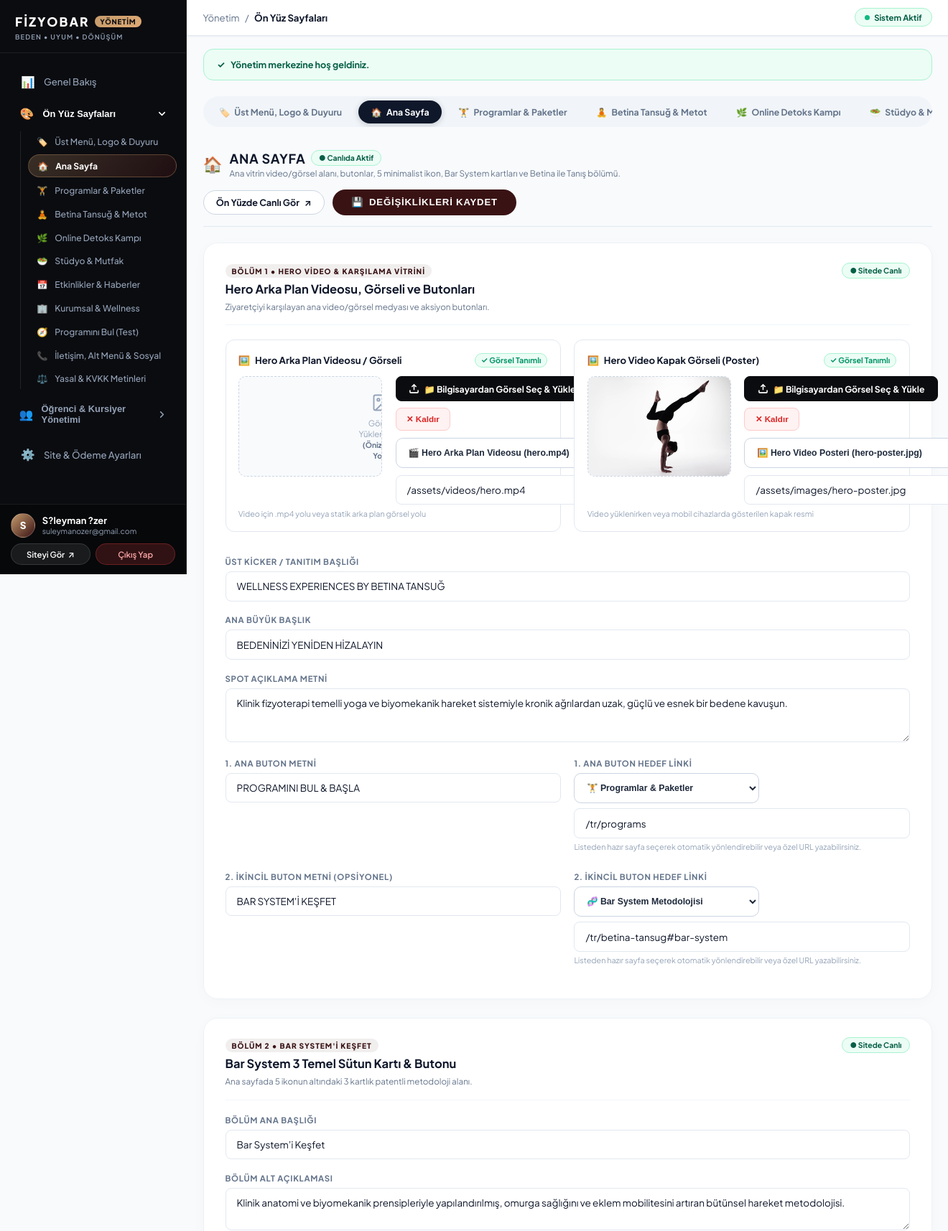
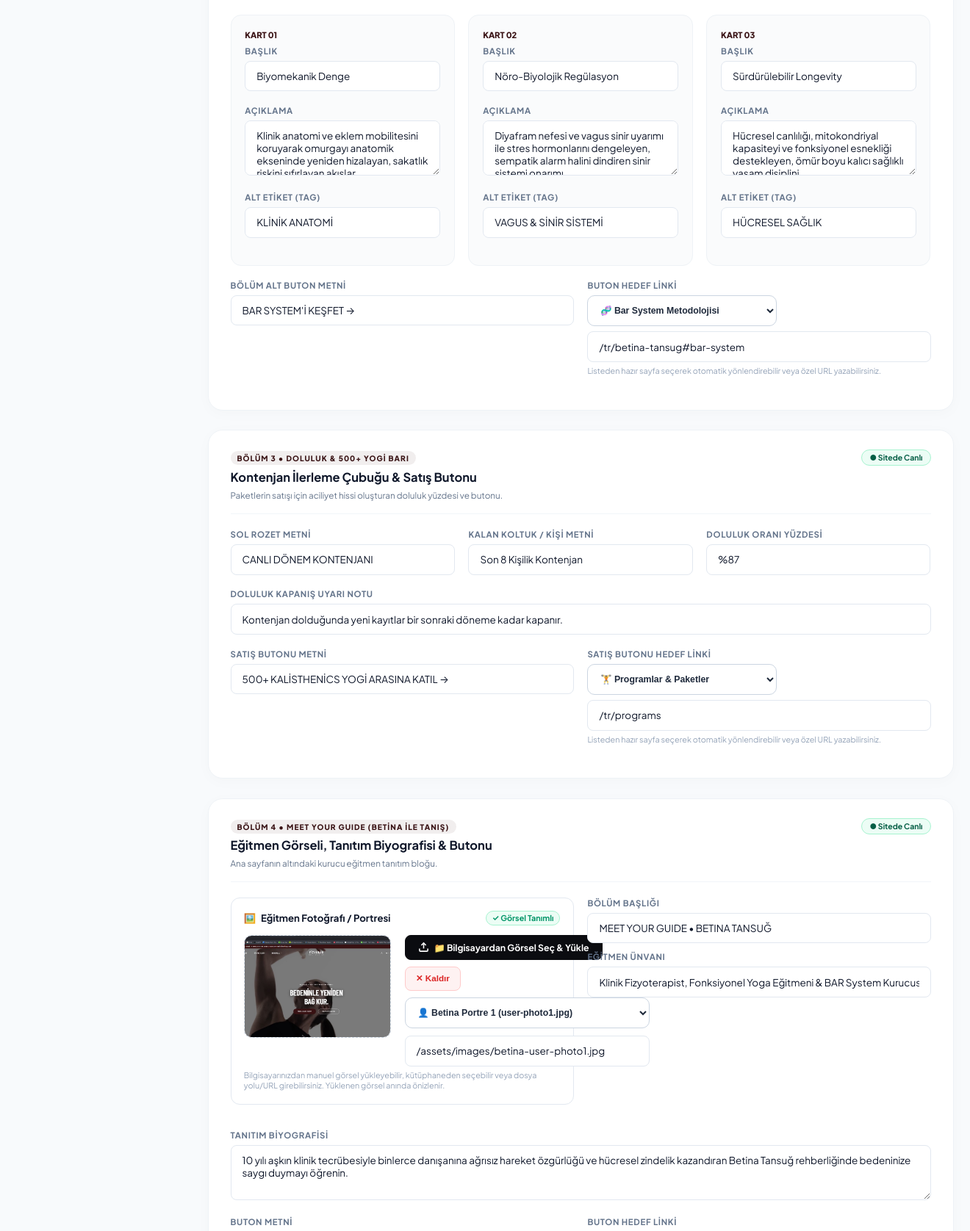
The app's page /en/xpanel/pages?tab=home (signed in, upper part) with its own data (2 pictures, top to bottom).
### tables this page shows
CREATE TABLE `users` (
  `id` int(10) unsigned NOT NULL AUTO_INCREMENT,
  `full_name` varchar(150) NOT NULL,
  `email` varchar(191) NOT NULL,
  `phone` varchar(50) DEFAULT NULL,
  `password_hash` varchar(255) NOT NULL,
  `role` enum('admin','student') NOT NULL DEFAULT 'student',
  `status` enum('active','inactive','suspended') NOT NULL DEFAULT 'active',
  `created_at` datetime NOT NULL DEFAULT current_timestamp(),
  `updated_at` datetime NOT NULL DEFAULT current_timestamp() ON UPDATE current_timestamp(),
  PRIMARY KEY (`id`),
  UNIQUE KEY `email` (`email`)
);

### app/Controllers/Controller.php (called while the page is built, shortened)
<?php
abstract class Controller
{
    protected function render(string $view, array $data = [], bool $withLayout = true): void
    {
        View::render($view, $data, $withLayout);
    }
}

### app/Controllers/XpanelController.php (called while the page is built, shortened)
<?php
class XpanelController extends Controller
{
    public function pages(): void
    {
        $pages = Database::query("SELECT * FROM site_pages ORDER BY id ASC");
        $pageData = [];
        foreach ($pages as $p) {
            $pageData[$p['page_key']] = [
                'id' => $p['id'],
                'title' => $p['page_title'],
                'data' => json_decode($p['data_json'] ?? '{}', true) ?: [],
                'updated_at' => $p['updated_at']
            ];
        }
        $flash = Session::getFlash('xpanel_msg');
        $activeTab = (string)($this->input('tab') ?: 'home');
        $this->render('pages/xpanel/pages', [
            'metaTitle' => 'Ön Yüz Sayfaları',
            'pages' => $pageData,
            'activeTab' => $activeTab,
            'flash' => $flash
        ], false);
    }
}

### index.php (called while the page is built, shortened)
<?php
require_once __DIR__ . '/core/helpers.php';
Router::dispatch();

### core/helpers.php (called while the page is built, shortened)
<?php
if (!function_exists('e')) {
    function e(?string $value): string
    {
        return Security::escape($value);
    }
}
if (!function_exists('url')) {
    function url(string $path = '', ?string $lang = null): string
    {
        return Router::url($path, $lang);
    }
}
if (!function_exists('asset')) {
    function asset(string $path): string
    {
        $base = Router::getBasePath();
        $cleanPath = ltrim($path, '/');
        $fullPath = __DIR__ . '/../' . $cleanPath;
        $version = file_exists($fullPath) ? filemtime($fullPath) : 1;
        $url = ($base === '') ? "/{$cleanPath}" : "{$base}/{$cleanPath}";
        return "{$url}?v={$version}";
    }
}

### core/Language.php (called while the page is built, shortened)
<?php
class Language
{
    private static string $currentLang = 'tr';
    private static array $supportedLangs = ['tr', 'en'];
    public static function init(?string $requestedLang = null): void
    {
        $defaultLang = (string) Env::get('APP_DEFAULT_LANG', 'tr');
        if ($requestedLang && in_array($requestedLang, self::$supportedLangs, true)) {
            self::$currentLang = $requestedLang;
        } elseif (Session::has('_lang') && in_array(Session::get('_lang'), self::$supportedLangs, true)) {
            self::$currentLang = Session::get('_lang');
        } elseif (isset($_COOKIE['fizyo_lang']) && in_array($_COOKIE['fizyo_lang'], self::$supportedLangs, true)) {
            self::$currentLang = $_COOKIE['fizyo_lang'];
        } else {
            self::$currentLang = self::detectBrowserLanguage($defaultLang);
        }
    }
    public static function current(): string
    {
        return self::$currentLang;
    }
    public static function getSupported(): array
    {
        return self::$supportedLangs;
    }
}

### core/Database.php (called while the page is built, shortened)
<?php
class Database
{
    private static ?PDO $instance = null;
    public static function getConnection(): ?PDO
    {
        if (self::$instance !== null) {
            return self::$instance;
        }
        $host = (string) Env::get('DB_HOST', '127.0.0.1');
        $port = (string) Env::get('DB_PORT', '3306');
        $dbname = (string) Env::get('DB_DATABASE', 'fizyobar_db');
        $username = (string) Env::get('DB_USERNAME', 'root');
        $password = (string) Env::get('DB_PASSWORD', '');
        $charset = (string) Env::get('DB_CHARSET', 'utf8mb4');
        $collation = (string) Env::get('DB_COLLATION', 'utf8mb4_unicode_ci');
        $dsn = "mysql:host={$host};port={$port};dbname={$dbname};charset={$charset}";
        $options = [
            PDO::ATTR_ERRMODE            => PDO::ERRMODE_EXCEPTION,
            PDO::ATTR_DEFAULT_FETCH_MODE => PDO::FETCH_ASSOC,
            PDO::ATTR_EMULATE_PREPARES   => false,
            PDO::MYSQL_ATTR_INIT_COMMAND => "SET NAMES '{$charset}' COLLATE '{$collation}'",
        ];
        try {
            self::$instance = new PDO($dsn, $username, $password, $options);
            return self::$instance;
        } catch (PDOException $e) {
            $prodHost = Env::get('PROD_DB_HOST');
            $prodDb = Env::get('PROD_DB_DATABASE');
            $prodUser = Env::get('PROD_DB_USERNAME');
            $prodPass = Env::get('PROD_DB_PASSWORD');
            if ($prodHost && $prodDb && $prodUser) {
                try {
                    $prodDsn = "mysql:host={$prodHost};port={$port};dbname={$prodDb};charset={$charset}";
                    self::$instance = new PDO($prodDsn, (string)$prodUser, (string)$prodPass, $options);
                    return self::$instance;
                } catch (PDOException $pe) {
                }
            }
            self::$connectionFailed = true;
            self::$lastError = $e->getMessage();
            error_log('[Fizyobar DB Error] ' . $e->getMessage());
            if (Env::get('APP_DEBUG', false) && php_sapi_name() === 'cli') {
                echo "DB Connection Warning: " . $e->getMessage() . PHP_EOL;
            }
            return null;
        }
    }
    public static function fetch(string $sql, array $params = []): ?array
    {
        $db = self::getConnection();
        $stmt = $db->prepare($sql);
        $stmt->execute($params);
        $result = $stmt->fetch();
        return $result ?: null;
    }
}

### core/Auth.php (called while the page is built, shortened)
<?php
class Auth
{
    public static function id(): ?int
    {
        return Session::get(self::SESSION_KEY);
    }
    public static function user(): ?array
    {
        $id = self::id();
        return Database::fetch("SELECT id, full_name, email, phone, role, status FROM users WHERE id = ?", [$id]);
    }
}

### core/Security.php (called while the page is built, shortened)
<?php
class Security
{
    public static function escape(?string $value): string
    {
        return htmlspecialchars($value, ENT_QUOTES | ENT_SUBSTITUTE, 'UTF-8', false);
    }
}

### core/Session.php (called while the page is built, shortened)
<?php
class Session
{
    public static function getFlash(string $type): ?string
    {
        if (isset($_SESSION['_flash'][$type])) {
            $msg = $_SESSION['_flash'][$type];
            return $msg;
        }
        return null;
    }
}

### app/Views/pages/xpanel/layout_top.php (the view, shortened to what this page needs)
<?php
$currentUri = \Core\Router::getCurrentUri();
$adminUser = \Core\Auth::user();
$currentTab = $_GET['tab'] ?? ($currentUri === '/xpanel/pages' || str_contains($currentUri, 'pages') ? 'home' : '');
$isPagesRoute = str_contains($currentUri, 'pages');
?>
<!DOCTYPE html>
<html lang="tr" dir="ltr" class="xp-html">
<head>
    <link rel="stylesheet" href="<?= asset('assets/css/xpanel.css') ?>?v=<?= time() ?>">
</head>
<body class="xp-body">
    <aside class="xp-sidebar" id="xpSidebar">
        <div class="xp-sidebar-brand">
            <a href="<?= url('/xpanel') ?>" class="xp-brand-link">
                <h1 class="xp-brand-title">
                    FİZYOBAR
                    <span class="xp-brand-tag">YÖNETİM</span>
                </h1>
                <span class="xp-brand-motto">BEDEN &bull; UYUM &bull; DÖNÜŞÜM</span>
            </a>
        </div>
<?php
$isCrmRoute = str_contains($currentUri, 'users') || str_contains($currentUri, 'enrollments') || str_contains($currentUri, 'courses') || str_contains($currentUri, 'announcements') || str_contains($currentUri, 'nutrition');
?>
        <div class="xp-sidebar-nav-scroll">
            <nav class="xp-nav-section">
                <a href="<?= url('/xpanel') ?>" class="xp-nav-link <?= ($currentUri === '/xpanel' || $currentUri === '/tr/xpanel') && !$isPagesRoute ? 'active' : '' ?>">
                    <span class="xp-nav-left">
                        <span class="xp-nav-icon">📊</span>
                        <span>Genel Bakış</span>
                    </span>
                </a>
                <div class="xp-nav-group <?= $isPagesRoute ? 'is-open' : '' ?>" id="navGroupPages">
                    <button type="button" class="xp-nav-group-header" onclick="toggleNavGroup('navGroupPages')">
                        <span class="xp-nav-group-title">
                            <span class="xp-nav-icon">🎨</span>
                            <span>Ön Yüz Sayfaları</span>
                        </span>
                        <svg class="xp-nav-group-chevron" width="15" height="15" viewBox="0 0 24 24" fill="none" stroke="currentColor" stroke-width="2.5" stroke-linecap="round" stroke-linejoin="round">
                            <polyline points="6 9 12 15 18 9"></polyline>
                        </svg>
                    </button>
                    <div class="xp-nav-group-items">
                        <a href="<?= url('/xpanel/pages?tab=header_nav') ?>" class="xp-nav-sub-link <?= $isPagesRoute && $currentTab === 'header_nav' ? 'active' : '' ?>">
                            <span>🏷️</span>
                            <span>Üst Menü, Logo &amp; Duyuru</span>
                        </a>
                        <a href="<?= url('/xpanel/pages?tab=home') ?>" class="xp-nav-sub-link <?= $isPagesRoute && $currentTab === 'home' ? 'active' : '' ?>">
                            <span>🏠</span>
                            <span>Ana Sayfa</span>
                        </a>
                        <a href="<?= url('/xpanel/pages?tab=programs') ?>" class="xp-nav-sub-link <?= $isPagesRoute && $currentTab === 'programs' ? 'active' : '' ?>">
                            <span>🏋️</span>
                            <span>Programlar &amp; Paketler</span>
                        </a>
                        <a href="<?= url('/xpanel/pages?tab=betina') ?>" class="xp-nav-sub-link <?= $isPagesRoute && $currentTab === 'betina' ? 'active' : '' ?>">
                            <span>🧘</span>
                            <span>Betina Tansuğ &amp; Metot</span>
                        </a>
                        <a href="<?= url('/xpanel/pages?tab=detox') ?>" class="xp-nav-sub-link <?= $isPagesRoute && $currentTab === 'detox' ? 'active' : '' ?>">
                            <span>🌿</span>
                            <span>Online Detoks Kampı</span>
                        </a>
                        <a href="<?= url('/xpanel/pages?tab=studio') ?>" class="xp-nav-sub-link <?= $isPagesRoute && $currentTab === 'studio' ? 'active' : '' ?>">
                            <span>🥗</span>
                            <span>Stüdyo &amp; Mutfak</span>
                        </a>
                        <a href="<?= url('/xpanel/pages?tab=events') ?>" class="xp-nav-sub-link <?= $isPagesRoute && $currentTab === 'events' ? 'active' : '' ?>">
                            <span>📅</span>
                            <span>Etkinlikler &amp; Haberler</span>
                        </a>
                        <a href="<?= url('/xpanel/pages?tab=corporate') ?>" class="xp-nav-sub-link <?= $isPagesRoute && $currentTab === 'corporate' ? 'active' : '' ?>">
                            <span>🏢</span>
                            <span>Kurumsal &amp; Wellness</span>
                        </a>
                        <a href="<?= url('/xpanel/pages?tab=find_program') ?>" class="xp-nav-sub-link <?= $isPagesRoute && $currentTab === 'find_program' ? 'active' : '' ?>">
                            <span>🧭</span>
                            <span>Programını Bul (Test)</span>
                        </a>
                        <a href="<?= url('/xpanel/pages?tab=footer_contact') ?>" class="xp-nav-sub-link <?= $isPagesRoute && $currentTab === 'footer_contact' ? 'active' : '' ?>">
                            <span>📞</span>
                            <span>İletişim, Alt Menü &amp; Sosyal</span>
                        </a>
                        <a href="<?= url('/xpanel/pages?tab=legal') ?>" class="xp-nav-sub-link <?= $isPagesRoute && $currentTab === 'legal' ? 'active' : '' ?>">
                            <span>⚖️</span>
                            <span>Yasal &amp; KVKK Metinleri</span>
                        </a>
                    </div>
                </div>
                <div class="xp-nav-group <?= $isCrmRoute ? 'is-open' : '' ?>" id="navGroupCrm">
                    <button type="button" class="xp-nav-group-header" onclick="toggleNavGroup('navGroupCrm')">
                        <span class="xp-nav-group-title">
                            <span class="xp-nav-icon">👥</span>
                            <span>Öğrenci &amp; Kursiyer Yönetimi</span>
                        </span>
                        <svg class="xp-nav-group-chevron" width="15" height="15" viewBox="0 0 24 24" fill="none" stroke="currentColor" stroke-width="2.5" stroke-linecap="round" stroke-linejoin="round">
                            <polyline points="6 9 12 15 18 9"></polyline>
                        </svg>
                    </button>
                </div>
                <a href="<?= url('/xpanel/settings') ?>" class="xp-nav-link <?= str_contains($currentUri, 'settings') ? 'active' : '' ?>">
                    <span class="xp-nav-left">
                        <span class="xp-nav-icon">⚙️</span>
                        <span>Site &amp; Ödeme Ayarları</span>
                    </span>
                </a>
            </nav>
        </div>
        <div class="xp-sidebar-footer">
            <div class="xp-user-card">
                <div class="xp-user-avatar">
                    <?= mb_substr($adminUser['full_name'] ?? 'S', 0, 1) ?>
                </div>
                <div class="xp-user-meta">
                    <div class="xp-user-name"><?= e($adminUser['full_name'] ?? 'Süper Yönetici') ?></div>
                    <div class="xp-user-role"><?= e($adminUser['email'] ?? 'Yönetici') ?></div>
                </div>
            </div>
            <div class="xp-footer-actions">
                <a href="<?= url('/') ?>" target="_blank" class="xp-btn-side-site" title="Site ön yüzünü yeni sekmede aç">
                    <span>Siteyi Gör</span>
                    <span>↗</span>
                </a>
                <a href="<?= url('/xpanel/logout') ?>" class="xp-btn-side-logout">
                    <span>Çıkış Yap</span>
                </a>
            </div>
        </div>
    </aside>
    <div class="xp-main-wrapper">
        <header class="xp-top-bar">
            <div class="xp-top-bar-left">
                <div class="xp-breadcrumb">
                    <span>Yönetim</span>
                    <span>/</span>
                    <strong><?= e($metaTitle ?? 'Kontrol Paneli') ?></strong>
                </div>
            </div>
            <div style="display: flex; align-items: center; gap: 0.75rem;">
                <div class="xp-top-status-badge">
                    <span class="xp-status-dot"></span>
                    <span>Sistem Aktif</span>
                </div>
            </div>
        </header>
        <main class="xp-content-area">
            <?php if (!empty($flash)): ?>
                <div style="background-color: var(--xp-emerald-light); border: 1px solid #a7f3d0; color: #065f46; padding: 0.85rem 1.25rem; border-radius: var(--xp-radius-md); margin-bottom: 1.5rem; font-size: 0.84rem; font-weight: 700; display: flex; align-items: center; gap: 0.5rem;">
                    <span>✓</span>
                    <span><?= e($flash) ?></span>
                </div>
            <?php endif; ?>

### app/Views/pages/xpanel/layout_top.php (style rules this page uses)
html, body { scrollbar-width: none; -ms-overflow-style: none; }

### records on screen
users: full_name "S", full_name "S?leyman ?zer", email "suleymanozer@gmail.com"

### other values on screen
$metaTitle "Ön Yüz Sayfaları"
$flash "Yönetim merkezine hoş geldiniz."
$meta['icon'] "🏷️"
$meta['name'] "Üst Menü, Logo & Duyuru"
$meta['icon'] "🏠"
$meta['name'] "Ana Sayfa"
$meta['icon'] "🏋️"
$meta['name'] "Programlar & Paketler"
$meta['icon'] "🧘"
$meta['name'] "Betina Tansuğ & Metot"
$meta['icon'] "🌿"
$meta['name'] "Online Detoks Kampı"
$meta['icon'] "🥗"
$meta['name'] "Stüdyo &…"
$currentInfo['icon'] "🏠"
